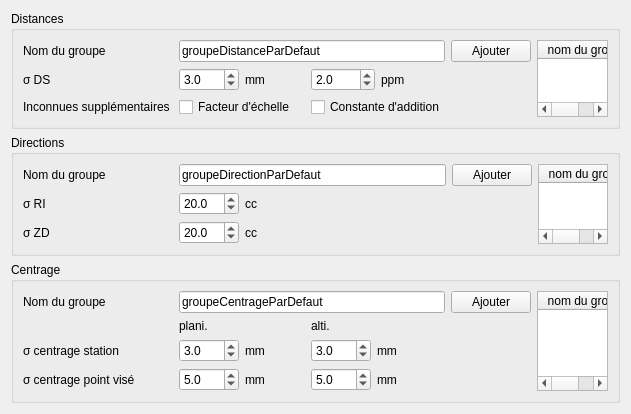
          <widget class="QWidget" name="toolBox_2Page1">
           <property name="geometry">
            <rect>
             <x>0</x>
             <y>0</y>
             <width>622</width>
             <height>395</height>
            </rect>
           </property>
           <attribute name="label">
            <string>Levés polaires</string>
           </attribute>
           <layout class="QGridLayout" name="gridLayout_9">
            <item row="1" column="0">
             <widget class="QGroupBox" name="groupBox_2">
              <property name="title">
               <string>Distances</string>
              </property>
              <layout class="QGridLayout" name="gridLayout_5">
               <item row="0" column="0">
                <layout class="QGridLayout" name="gridLayout_7" columnminimumwidth="150,60,60,60,60,0">
                 <item row="0" column="5">
                  <widget class="QPushButton" name="addGroupeDistance">
                   <property name="styleSheet">
                    <string notr="true">font: 8pt &quot;MS Shell Dlg 2&quot;;</string>
                   </property>
                   <property name="text">
                    <string>Ajouter</string>
                   </property>
                  </widget>
                 </item>
                 <item row="0" column="1" colspan="4">
                  <widget class="QLineEdit" name="nomGroupeDistance">
                   <property name="text">
                    <string>groupeDistanceParDefaut</string>
                   </property>
                  </widget>
                 </item>
                 <item row="1" column="1">
                  <widget class="QDoubleSpinBox" name="sigmaDSmm">
                   <property name="decimals">
                    <number>1</number>
                   </property>
                   <property name="maximum">
                    <double>100.000000000000000</double>
                   </property>
                   <property name="singleStep">
                    <double>1.000000000000000</double>
                   </property>
                   <property name="value">
                    <double>3.000000000000000</double>
                   </property>
                  </widget>
                 </item>
                 <item row="1" column="0">
                  <widget class="QLabel" name="label_10">
                   <property name="text">
                    <string>σ DS</string>
                   </property>
                  </widget>
                 </item>
                 <item row="0" column="0">
                  <widget class="QLabel" name="label_9">
                   <property name="text">
                    <string>Nom du groupe</string>
                   </property>
                  </widget>
                 </item>
                 <item row="1" column="3">
                  <widget class="QDoubleSpinBox" name="sigmaDSppm">
                   <property name="decimals">
                    <number>1</number>
                   </property>
                   <property name="maximum">
                    <double>100.000000000000000</double>
                   </property>
                   <property name="singleStep">
                    <double>1.000000000000000</double>
                   </property>
                   <property name="value">
                    <double>2.000000000000000</double>
                   </property>
                  </widget>
                 </item>
                 <item row="1" column="2">
                  <widget class="QLabel" name="label_11">
                   <property name="text">
                    <string>mm</string>
                   </property>
                  </widget>
                 </item>
                 <item row="1" column="4">
                  <widget class="QLabel" name="label_12">
                   <property name="text">
                    <string>ppm</string>
                   </property>
                  </widget>
                 </item>
                 <item row="2" column="3" colspan="2">
                  <widget class="QCheckBox" name="constanteAddition">
                   <property name="text">
                    <string>Constante d'addition</string>
                   </property>
                  </widget>
                 </item>
                 <item row="1" column="5">
                  <spacer name="horizontalSpacer_4">
                   <property name="orientation">
                    <enum>Qt::Horizontal</enum>
                   </property>
                   <property name="sizeType">
                    <enum>QSizePolicy::Maximum</enum>
                   </property>
                   <property name="sizeHint" stdset="0">
                    <size>
                     <width>100</width>
                     <height>20</height>
                    </size>
                   </property>
                  </spacer>
                 </item>
                 <item row="2" column="0">
                  <widget class="QLabel" name="label_13">
                   <property name="text">
                    <string>Inconnues supplémentaires</string>
                   </property>
                  </widget>
                 </item>
                 <item row="2" column="1" colspan="2">
                  <widget class="QCheckBox" name="facteurEchelle">
                   <property name="text">
                    <string>Facteur d'échelle</string>
                   </property>
                  </widget>
                 </item>
                 <item row="3" column="1">
                  <spacer name="verticalSpacer_9">
                   <property name="orientation">
                    <enum>Qt::Vertical</enum>
                   </property>
                   <property name="sizeHint" stdset="0">
                    <size>
                     <width>20</width>
                     <height>40</height>
                    </size>
                   </property>
                  </spacer>
                 </item>
                </layout>
               </item>
               <item row="0" column="1">
                <widget class="QTableWidget" name="tableWidgetGrDist">
                 <property name="styleSheet">
                  <string notr="true">font: 8pt &quot;MS Shell Dlg 2&quot;;</string>
                 </property>
                 <property name="editTriggers">
                  <set>QAbstractItemView::AnyKeyPressed|QAbstractItemView::DoubleClicked|QAbstractItemView::EditKeyPressed|QAbstractItemView::SelectedClicked</set>
                 </property>
                 <attribute name="horizontalHeaderCascadingSectionResizes">
                  <bool>true</bool>
                 </attribute>
                 <attribute name="verticalHeaderVisible">
                  <bool>false</bool>
                 </attribute>
                 <column>
                  <property name="text">
                   <string>nom du groupe</string>
                  </property>
                 </column>
                 <column>
                  <property name="text">
                   <string>σ DS [mm]</string>
                  </property>
                 </column>
                 <column>
                  <property name="text">
                   <string>σ DS [ppm]</string>
                  </property>
                 </column>
                 <column>
                  <property name="text">
                   <string>fact. ech. estimé</string>
                  </property>
                 </column>
                 <column>
                  <property name="text">
                   <string>const. add. estimé</string>
                  </property>
                 </column>
                </widget>
               </item>
              </layout>
             </widget>
            </item>
            <item row="3" column="0">
             <widget class="QGroupBox" name="groupBox_4">
              <property name="title">
               <string>Centrage </string>
              </property>
              <layout class="QGridLayout" name="gridLayout_6">
               <item row="0" column="0">
                <layout class="QGridLayout" name="gridLayout_11" columnminimumwidth="150,60,60,60,68,0">
                 <item row="4" column="0">
                  <widget class="QLabel" name="label_22">
                   <property name="text">
                    <string>σ centrage point visé</string>
                   </property>
                  </widget>
                 </item>
                 <item row="1" column="1">
                  <widget class="QLabel" name="label_51">
                   <property name="text">
                    <string>plani.</string>
                   </property>
                   <property name="alignment">
                    <set>Qt::AlignBottom|Qt::AlignLeading|Qt::AlignLeft</set>
                   </property>
                  </widget>
                 </item>
                 <item row="2" column="3">
                  <widget class="QDoubleSpinBox" name="sigmaCentStaAlti">
                   <property name="decimals">
                    <number>1</number>
                   </property>
                   <property name="maximum">
                    <double>100.000000000000000</double>
                   </property>
                   <property name="singleStep">
                    <double>1.000000000000000</double>
                   </property>
                   <property name="value">
                    <double>3.000000000000000</double>
                   </property>
                  </widget>
                 </item>
                 <item row="4" column="1">
                  <widget class="QDoubleSpinBox" name="sigmaCentVisPlani">
                   <property name="decimals">
                    <number>1</number>
                   </property>
                   <property name="maximum">
                    <double>100.000000000000000</double>
                   </property>
                   <property name="singleStep">
                    <double>1.000000000000000</double>
                   </property>
                   <property name="value">
                    <double>5.000000000000000</double>
                   </property>
                  </widget>
                 </item>
                 <item row="0" column="0">
                  <widget class="QLabel" name="label_19">
                   <property name="text">
                    <string>Nom du groupe</string>
                   </property>
                  </widget>
                 </item>
                 <item row="1" column="3" colspan="2">
                  <widget class="QLabel" name="label_52">
                   <property name="text">
                    <string>alti.</string>
                   </property>
                   <property name="alignment">
                    <set>Qt::AlignBottom|Qt::AlignLeading|Qt::AlignLeft</set>
                   </property>
                  </widget>
                 </item>
                 <item row="2" column="0">
                  <widget class="QLabel" name="label_20">
                   <property name="text">
                    <string>σ centrage station</string>
                   </property>
                  </widget>
                 </item>
                 <item row="0" column="1" colspan="4">
                  <widget class="QLineEdit" name="nomGroupeCentrage">
                   <property name="text">
                    <string>groupeCentrageParDefaut</string>
                   </property>
                  </widget>
                 </item>
                 <item row="0" column="5">
                  <widget class="QPushButton" name="addGroupeCentrage">
                   <property name="styleSheet">
                    <string notr="true">font: 8pt &quot;MS Shell Dlg 2&quot;;</string>
                   </property>
                   <property name="text">
                    <string>Ajouter</string>
                   </property>
                  </widget>
                 </item>
                 <item row="2" column="2">
                  <widget class="QLabel" name="label_21">
                   <property name="text">
                    <string>mm</string>
                   </property>
                  </widget>
                 </item>
                 <item row="2" column="1">
                  <widget class="QDoubleSpinBox" name="sigmaCentStaPlani">
                   <property name="decimals">
                    <number>1</number>
                   </property>
                   <property name="maximum">
                    <double>100.000000000000000</double>
                   </property>
                   <property name="singleStep">
                    <double>1.000000000000000</double>
                   </property>
                   <property name="value">
                    <double>3.000000000000000</double>
                   </property>
                  </widget>
                 </item>
                 <item row="2" column="4">
                  <widget class="QLabel" name="label_53">
                   <property name="text">
                    <string>mm</string>
                   </property>
                  </widget>
                 </item>
                 <item row="4" column="2">
                  <widget class="QLabel" name="label_23">
                   <property name="text">
                    <string>mm</string>
                   </property>
                  </widget>
                 </item>
                 <item row="2" column="5">
                  <spacer name="horizontalSpacer_5">
                   <property name="orientation">
                    <enum>Qt::Horizontal</enum>
                   </property>
                   <property name="sizeType">
                    <enum>QSizePolicy::Maximum</enum>
                   </property>
                   <property name="sizeHint" stdset="0">
                    <size>
                     <width>100</width>
                     <height>20</height>
                    </size>
                   </property>
                  </spacer>
                 </item>
                 <item row="4" column="3">
                  <widget class="QDoubleSpinBox" name="sigmaCentVisAlti">
                   <property name="decimals">
                    <number>1</number>
                   </property>
                   <property name="maximum">
                    <double>100.000000000000000</double>
                   </property>
                   <property name="singleStep">
                    <double>1.000000000000000</double>
                   </property>
                   <property name="value">
                    <double>5.000000000000000</double>
                   </property>
                  </widget>
                 </item>
                 <item row="4" column="4">
                  <widget class="QLabel" name="label_54">
                   <property name="text">
                    <string>mm</string>
                   </property>
                  </widget>
                 </item>
                 <item row="5" column="1">
                  <spacer name="verticalSpacer_11">
                   <property name="orientation">
                    <enum>Qt::Vertical</enum>
                   </property>
                   <property name="sizeHint" stdset="0">
                    <size>
                     <width>20</width>
                     <height>40</height>
                    </size>
                   </property>
                  </spacer>
                 </item>
                </layout>
               </item>
               <item row="0" column="1">
                <widget class="QTableWidget" name="tableWidgetGrCent">
                 <property name="styleSheet">
                  <string notr="true">font: 8pt &quot;MS Shell Dlg 2&quot;;</string>
                 </property>
                 <property name="editTriggers">
                  <set>QAbstractItemView::AnyKeyPressed|QAbstractItemView::DoubleClicked|QAbstractItemView::EditKeyPressed|QAbstractItemView::SelectedClicked</set>
                 </property>
                 <attribute name="horizontalHeaderCascadingSectionResizes">
                  <bool>true</bool>
                 </attribute>
                 <attribute name="horizontalHeaderStretchLastSection">
                  <bool>false</bool>
                 </attribute>
                 <attribute name="verticalHeaderVisible">
                  <bool>false</bool>
                 </attribute>
                 <column>
                  <property name="text">
                   <string>nom du groupe</string>
                  </property>
                 </column>
                 <column>
                  <property name="text">
                   <string>σ cent. st. plani. [mm]</string>
                  </property>
                 </column>
                 <column>
                  <property name="text">
                   <string>σ cent. st. alti. [mm]</string>
                  </property>
                 </column>
                 <column>
                  <property name="text">
                   <string>σ cent. vis. plani. [mm]</string>
                  </property>
                 </column>
                 <column>
                  <property name="text">
                   <string>σ cent. vis. alti. [mm]</string>
                  </property>
                 </column>
                </widget>
               </item>
              </layout>
             </widget>
            </item>
            <item row="2" column="0">
             <widget class="QGroupBox" name="groupBox_3">
              <property name="title">
               <string>Directions</string>
              </property>
              <layout class="QGridLayout" name="gridLayout_3">
               <item row="0" column="0">
                <layout class="QGridLayout" name="gridLayout_8" columnminimumwidth="150,60,201,0">
                 <property name="sizeConstraint">
                  <enum>QLayout::SetDefaultConstraint</enum>
                 </property>
                 <item row="1" column="0">
                  <widget class="QLabel" name="label_15">
                   <property name="text">
                    <string>σ RI</string>
                   </property>
                  </widget>
                 </item>
                 <item row="0" column="3">
                  <widget class="QPushButton" name="addGroupeDirection">
                   <property name="styleSheet">
                    <string notr="true">font: 8pt &quot;MS Shell Dlg 2&quot;;</string>
                   </property>
                   <property name="text">
                    <string>Ajouter</string>
                   </property>
                  </widget>
                 </item>
                 <item row="1" column="1">
                  <widget class="QDoubleSpinBox" name="sigmaRI">
                   <property name="decimals">
                    <number>1</number>
                   </property>
                   <property name="maximum">
                    <double>100.000000000000000</double>
                   </property>
                   <property name="singleStep">
                    <double>1.000000000000000</double>
                   </property>
                   <property name="value">
                    <double>20.000000000000000</double>
                   </property>
                  </widget>
                 </item>
                 <item row="2" column="2">
                  <widget class="QLabel" name="label_18">
                   <property name="text">
                    <string>cc</string>
                   </property>
                  </widget>
                 </item>
                 <item row="2" column="0">
                  <widget class="QLabel" name="label_17">
                   <property name="text">
                    <string>σ ZD</string>
                   </property>
                  </widget>
                 </item>
                 <item row="0" column="1" colspan="2">
                  <widget class="QLineEdit" name="nomGroupeDirection">
                   <property name="text">
                    <string>groupeDirectionParDefaut</string>
                   </property>
                  </widget>
                 </item>
                 <item row="2" column="1">
                  <widget class="QDoubleSpinBox" name="sigmaZD">
                   <property name="decimals">
                    <number>1</number>
                   </property>
                   <property name="maximum">
                    <double>100.000000000000000</double>
                   </property>
                   <property name="singleStep">
                    <double>1.000000000000000</double>
                   </property>
                   <property name="value">
                    <double>20.000000000000000</double>
                   </property>
                  </widget>
                 </item>
                 <item row="1" column="2">
                  <widget class="QLabel" name="label_16">
                   <property name="text">
                    <string>cc</string>
                   </property>
                  </widget>
                 </item>
                 <item row="0" column="0">
                  <widget class="QLabel" name="label_14">
                   <property name="text">
                    <string>Nom du groupe</string>
                   </property>
                  </widget>
                 </item>
                 <item row="1" column="3">
                  <spacer name="horizontalSpacer_3">
                   <property name="orientation">
                    <enum>Qt::Horizontal</enum>
                   </property>
                   <property name="sizeType">
                    <enum>QSizePolicy::Maximum</enum>
                   </property>
                   <property name="sizeHint" stdset="0">
                    <size>
                     <width>100</width>
                     <height>20</height>
                    </size>
                   </property>
                  </spacer>
                 </item>
                 <item row="3" column="1">
                  <spacer name="verticalSpacer_10">
                   <property name="orientation">
                    <enum>Qt::Vertical</enum>
                   </property>
                   <property name="sizeHint" stdset="0">
                    <size>
                     <width>20</width>
                     <height>40</height>
                    </size>
                   </property>
                  </spacer>
                 </item>
                </layout>
               </item>
               <item row="0" column="1">
                <widget class="QTableWidget" name="tableWidgetGrDir">
                 <property name="styleSheet">
                  <string notr="true">font: 8pt &quot;MS Shell Dlg 2&quot;;</string>
                 </property>
                 <property name="editTriggers">
                  <set>QAbstractItemView::AnyKeyPressed|QAbstractItemView::DoubleClicked|QAbstractItemView::EditKeyPressed|QAbstractItemView::SelectedClicked</set>
                 </property>
                 <attribute name="horizontalHeaderCascadingSectionResizes">
                  <bool>true</bool>
                 </attribute>
                 <attribute name="horizontalHeaderShowSortIndicator" stdset="0">
                  <bool>false</bool>
                 </attribute>
                 <attribute name="horizontalHeaderStretchLastSection">
                  <bool>false</bool>
                 </attribute>
                 <attribute name="verticalHeaderVisible">
                  <bool>false</bool>
                 </attribute>
                 <column>
                  <property name="text">
                   <string>nom du groupe</string>
                  </property>
                 </column>
                 <column>
                  <property name="text">
                   <string>σ RI [cc]</string>
                  </property>
                 </column>
                 <column>
                  <property name="text">
                   <string>σ ZD [cc]</string>
                  </property>
                 </column>
                </widget>
               </item>
              </layout>
             </widget>
            </item>
           </layout>
          </widget>
